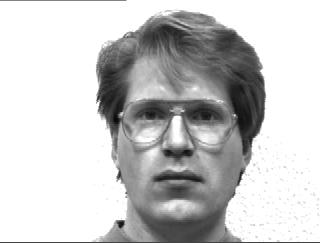
#> input picture Python/CursoIA/VisaoComputacional/Arquivos/yalefaces/train/subject01.glasses.gif, 320 x 243 px; its folder holds only this picture in this run
$ jupyter execute Facial.ipynb
#> lines starting #> are read from the running program, lines starting #| are printed output that depends on the picture
### Reconhecimento Facial

[cell 1]
from PIL import Image
import numpy as np
import os
import cv2

[cell 2]
imagem = 'Arquivos/yalefaces/train/'

[cell 3]
def dados_imagem():
    caminhos = [os.path.join('Arquivos/yalefaces/train/', f) for f in os.listdir('Arquivos/yalefaces/train/')]
    faces = []
    ids= []
    for caminho in caminhos:
        imagem = Image.open(caminho).convert('L')
#> imagem is the input picture: PIL image 320x243 L; min 8, max 255, mean 200.7
        imagem_np = np.array(imagem,'uint8')
        id = int(os.path.split(caminho)[1].split('.')[0].replace('subject',''))
        ids.append(id)
        faces.append(imagem_np)
    return np.array(ids), faces

[cell 4]
ids, faces = dados_imagem()
#> ids = [1]; faces = 1 item

[cell 5]
print(ids)
#| [1]

[cell 6]
print(faces)
#> (printed output is left out)

[cell 7]
lbph = cv2.face.LBPHFaceRecognizer_create()
lbph.train(faces,ids)
lbph.write('classificadorLBPG.yml')

#### Classificação

[cell 8]
reconhecedor = cv2.face.LBPHFaceRecognizer_create()
reconhecedor.read('classificadorLBPG.yml')

[cell 9]
imagem_teste = 'Arquivos/yalefaces/test/subject10.sad.gif'

[cell 10]
imagem = Image.open(imagem_teste).convert('L')
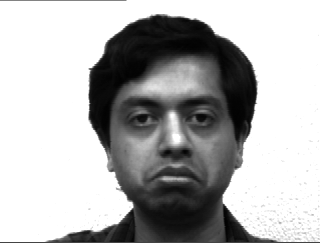
#> input picture Python/CursoIA/VisaoComputacional/Arquivos/yalefaces/test/subject10.sad.gif, 320 x 243 px
#> imagem is the input picture: PIL image 320x243 L; min 1, max 255, mean 178.1
imagem_np = np.array(imagem,'uint8')
print(imagem_np)
#> (printed output is left out)

[cell 11]
idprevisto, _ = reconhecedor.predict(imagem_np)
#> idprevisto = 1
idprevisto
#> Out = 1

[cell 12]
idcorreto = id = int(os.path.split(imagem_teste)[1].split('.')[0].replace('subject',''))
idcorreto

[cell 13]
cv2.putText(imagem_np, 'P: '+ str(idprevisto), (10,40), cv2.FONT_HERSHEY_COMPLEX, 1, (0,255,0))
cv2.putText(imagem_np, 'C: '+ str(idprevisto), (10,70), cv2.FONT_HERSHEY_COMPLEX, 1, (0,255,0))
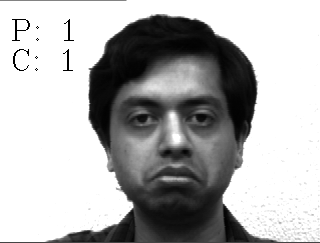
#> imagem_np: shape (243, 320); min 0, max 255, mean 177.2
cv2.imshow('',imagem_np)
cv2.waitKey()
